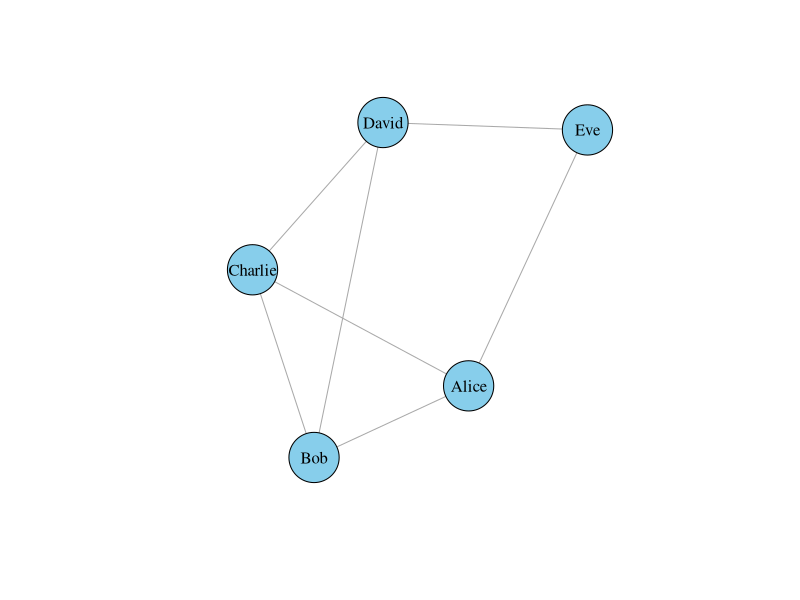

This figure's R source:
library(igraph)

edges <- data.frame(
  from = c("Alice", "Alice", "Bob",     "Bob",   "Charlie", "David", "Eve"),
  to   = c("Bob",   "Charlie", "Charlie", "David", "David",   "Eve",   "Alice")
)

net <- graph_from_data_frame(d = edges, directed = FALSE)

get_mutual_friends <- function(graph, user1, user2) {
  n1 <- names(neighbors(graph, user1))
  n2 <- names(neighbors(graph, user2))
  intersect(n1, n2)
}

people_you_may_know <- function(graph, user) {
  all_users <- V(graph)$name
  friends <- names(neighbors(graph, user))
  non_friends <- setdiff(all_users, c(user, friends))
  
  if (length(non_friends) == 0) {
    return(data.frame(Person = character(0), Mutual_Count = integer(0)))
  }
  
  counts <- sapply(non_friends, function(person) {
    length(get_mutual_friends(graph, user, person))
  })
  
  res <- data.frame(Person = non_friends, Mutual_Count = counts)
  res <- res[res$Mutual_Count > 0, ]
  res <- res[order(-res$Mutual_Count), ]
  rownames(res) <- NULL
  return(res)
}

cat("Mutual friends between Alice and David:\n")
print(get_mutual_friends(net, "Alice", "David"))

cat("\nPeople Alice may know:\n")
print(people_you_may_know(net, "Alice"))

cat("\nPeople Eve may know:\n")
print(people_you_may_know(net, "Eve"))

plot(net, vertex.color = "skyblue", vertex.size = 30, vertex.label.color = "black")
